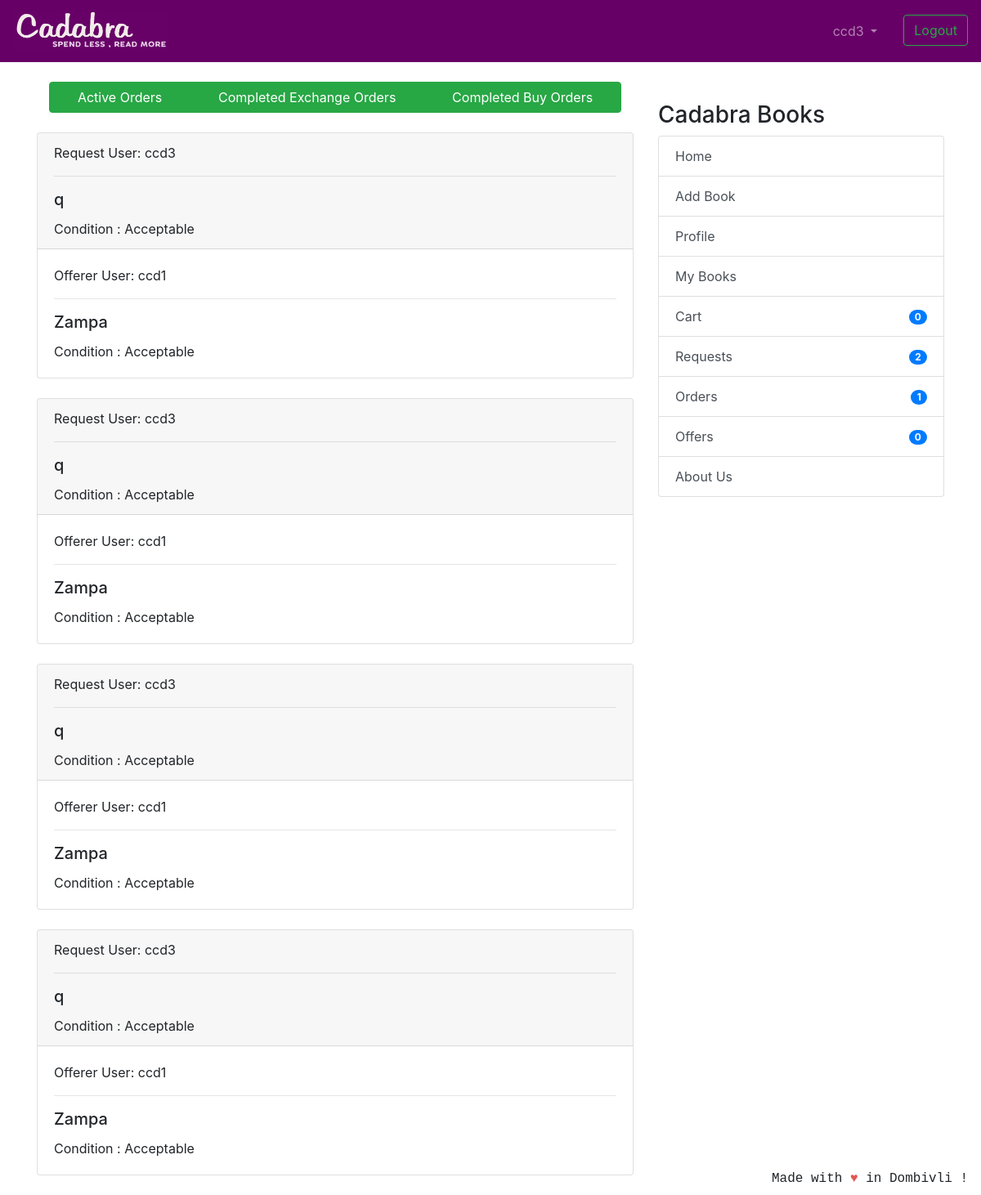
The page /transaction/orders/exchange-orders (signed in) on the database its author committed.
### coreapp/models.py (models this page shows, shortened)
class CompletedTransaction(models.Model):
    requester = models.ForeignKey(
        User, related_name='completed_requester', on_delete=models.CASCADE)
    offerrer = models.ForeignKey(
        User, related_name='completed_offerrer', on_delete=models.CASCADE)
    timestamp = models.DateTimeField(auto_now_add=True)
    requester_book = models.ForeignKey(
        Book, related_name='completed_requested_book_from_user', on_delete=models.CASCADE)
    offerrer_book = models.ForeignKey(
        Book, related_name='completed_offerrer_book_from_user', on_delete=models.CASCADE)
    requester_address = models.ForeignKey(
        ShippingAddress, related_name='completed_user_address', null=True, on_delete=models.CASCADE)
    offerrer_address = models.ForeignKey(
        ShippingAddress, related_name='completed_seller_address', null=True, on_delete=models.CASCADE)

class Book(models.Model):
    user = models.ForeignKey(User, on_delete=models.CASCADE, null=True)
    book_name = models.CharField(
        max_length=100, help_text="We only deal with original books with ISBN codes, pirated books will not be accepted.")
    author_name = models.CharField(max_length=100, blank=True, null=True)
    description = models.CharField(max_length=2000, blank=True, null=True)
    image = models.ImageField('Book Image', null=True,
                              blank=True, upload_to="book_images/")
    price = models.IntegerField(
        null=True, blank=True, help_text="We would be deducting 20 rupees from item price for delivery purposes.")
    sell_or_exchange = models.CharField(
        max_length=100, choices=BUY_OR_EXCHANGE, default='Exchange', help_text="By adding items to exchange you can make requests to other users for exchange.")
    condition = models.CharField(
        max_length=100, choices=CONITION_CHOICES, default='Acceptable')
    created_at = models.DateTimeField(auto_now_add=True)
    class Meta:
        verbose_name = 'Book'
        verbose_name_plural = 'Books'

### transaction/views.py (the view)
class TransactionCompletedExchangeOrder(LoginRequiredMixin, generic.ListView):
    model = CompletedTransaction
    template_name = 'transaction_completed_exchange_order.html'
    context_object_name = 'orders'
    def get_queryset(self):
        return CompletedTransaction.objects.filter(Q(offerrer=self.request.user) | Q(requester=self.request.user)).order_by('timestamp')

### nofapapp/context_processors.py (called while the page is built)
def add_variable_to_context(request):
    if request.user.id:
        orderitems = Order.objects.get(owner=request.user.profile)
        return {
            'requestscount': Requests.objects.filter(requester=request.user).count(),
            'offercount' : Requests.objects.filter(offerrer=request.user).count(),
            'orderscount': Transaction.objects.filter(Q(offerrer=request.user) | Q(requester=request.user)).count()+FinalBuyOrder.objects.filter(user=request.user).count(),
            'cartitemscount': orderitems.items.count(),
            'addresscheck': get_object_or_404(ShippingAddress, profile=get_object_or_404(Profile, user=request.user)).address1,
            }
    else:
        return {}

### templates/transaction_completed_exchange_order.html (shortened to what this page needs)
{% extends 'base.html' %}
{% block content %}
<div class="btn-group container-fluid">
    <a href="{% url 'transaction:orders_view' %}" class="btn btn-success">Active Orders</a>
    <a href="{% url 'transaction:exchange-order' %}" class="btn btn-success">Completed Exchange Orders</a>
    <a href="{% url 'transaction:buy-order' %}" class="btn btn-success">Completed Buy Orders</a>
</div>
<br />
<br />
{% if orders %}
{% for order in orders %}
<div class="card text-left">
    <div class="card-header">
        <p class="card-text">Request User: {{ order.requester }}</p>
        <hr />
        <h5 class="card-title">{{ order.offerrer_book.book_name }}</h5>
        <p class="card-text">Condition : {{ order.offerrer_book.condition }} </p>
    </div>
    <div class="card-body">
        <p class="card-text">Offerer User: {{ order.offerrer }}</p>
        <hr />
        <h5 class="card-title">{{ order.requester_book.book_name }}</h5>
        <p class="card-text">Condition : {{ order.requester_book.condition }} </p>
    </div>
</div>
{% endfor %}
{% else %}
<h2 align="center">No Completed Exchange Orders Found! </h2>
{% endif %}
{% endblock %}

### templates/base.html (shortened to what this page needs)
{% load static %}
<!doctype html>
<html lang="en">
  <head>
    <link rel="stylesheet" href="https://stackpath.bootstrapcdn.com/bootstrap/4.2.1/css/bootstrap.min.css"
>
  </head>
  <body>
    <header class="site-header">
<nav class="navbar navbar-expand-lg navbar-dark" style="background-color: #660066;">
  <a class="navbar-brand" href="{% url 'coreapp:list_entries' %}">
      <img src="{% static 'img/cadabra.png' %}" alt="Logo" style="width:190px;height:50px" >
    </a>
  <div class="collapse navbar-collapse" id="navbarSupportedContent">
    <ul class="navbar-nav ml-auto">
      {% if user.is_authenticated %}
      <li class="nav-item dropdown">
        <a class="nav-link dropdown-toggle mr-3" href="#" id="navbarDropdown" role="button" data-toggle="dropdown"
          aria-haspopup="true" aria-expanded="false">
          {{ user.username }}
        </a>
      </li>
      <li><a class="btn btn-outline-success ml-2 my-2 my-sm-0" href="{% url 'logout'%}">Logout</a></li>
        {% else %}
      <li><a href="{% url 'login' %}" class="btn btn-outline-success">Login</a></li>
      <li><a href="{% url 'coreapp:signup' %}" class="btn btn-primary ml-2">Sign up</a></li>
      {% endif %}
    </ul>
  </div>
</nav>
  </header>
  <br/>
    <div class="container">
      <div class="row justify-content-center">
        <div class="col-8">
          {% block content %}
          {% endblock %}
        </div>
        {% if user.is_authenticated %}
                <div class="col-md-4">
                  <div class="content-section">
                    <br/>
                    <h3>Cadabra Books</h3>
                      <ul class="list-group">
                        <a class="list-group-item list-group-item-action" href="{% url 'coreapp:list_entries' %}" > Home </a>
                        <a class="list-group-item list-group-item-action" href="{% url 'coreapp:new_entry' %}" > Add Book</a>
                        <a class="list-group-item list-group-item-action" href="{% url 'coreapp:profile' %}" >Profile</a>
                        <a class="list-group-item list-group-item-action" href="{% url 'coreapp:userbooks' %}" >My Books</a>
                        <a class="list-group-item list-group-item-action" href="{% url 'cart:cart_items' %}" >Cart<span class="badge badge-primary badge-pill float-right mt-1">{{ cartitemscount }}</span> </a>
                        <a class="list-group-item list-group-item-action" href="{% url 'transaction:requests_view' %}" >Requests<span class="badge badge-primary badge-pill float-right mt-1">{{ requestscount }}</span></a>
                        <a class="list-group-item list-group-item-action" href="{% url 'transaction:orders_view' %}" >Orders <span class="badge badge-primary badge-pill float-right mt-1">{{ orderscount }}</span></a>
                        <a class="list-group-item list-group-item-action" href="{% url 'transaction:offers_view' %}" >Offers <span class="badge badge-primary badge-pill float-right mt-1">{{ offercount }}</span></a>
                        <a class="list-group-item list-group-item-action" href="{% url 'coreapp:aboutus' %}">About Us</a>
                      </ul>
                      <br/>
                  </div>
                </div>
                {% endif %}
      </div>
    </div>
<footer class="site-footer mr-3 mb-2" style="position:fixed;right:0;bottom:0;font-family: 'Courier';font-style: bold;">
  Made with <span style="color: #e25555;">&hearts;</span> in Dombivli !
</footer>
</body>
</html>

### rows shown on the page
CompletedTransaction: requester "ccd3", offerrer_book.book_name "q", offerrer_book.condition "Acceptable", offerrer "ccd1", requester_book.book_name "Zampa", requester_book.condition "Acceptable"
CompletedTransaction: requester "ccd3", offerrer_book.book_name "q", offerrer_book.condition "Acceptable", offerrer "ccd1", requester_book.book_name "Zampa", requester_book.condition "Acceptable"
CompletedTransaction: requester "ccd3", offerrer_book.book_name "q", offerrer_book.condition "Acceptable", offerrer "ccd1", requester_book.book_name "Zampa", requester_book.condition "Acceptable"
CompletedTransaction: requester "ccd3", offerrer_book.book_name "q", offerrer_book.condition "Acceptable", offerrer "ccd1", requester_book.book_name "Zampa", requester_book.condition "Acceptable"

### other values the page prints
{{ user.username }} "ccd3"
{{ cartitemscount }} "0"
{{ requestscount }} "2"
{{ orderscount }} "1"
{{ offercount }} "0"
